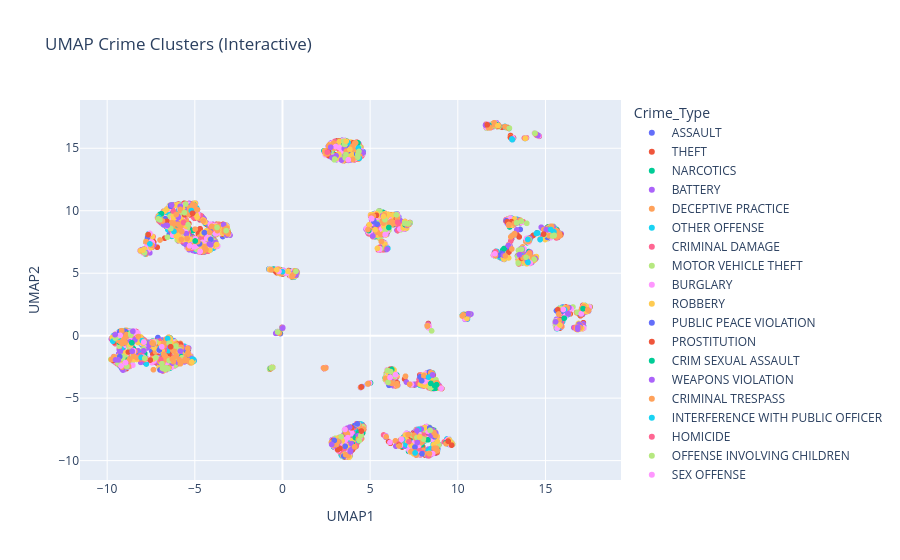

Source (notebook cell):
### Code cell
import plotly.express as px
import pandas as pd

# Create dataframe for plotting
plot_df = pd.DataFrame({
    'UMAP1': X_umap[:, 0],
    'UMAP2': X_umap[:, 1],
    'Crime_Type': lable_data_sample['Primary Type'],
    'Severity': X_scaled_df_sample['Crime_Severity_Score']
})

fig = px.scatter(
    plot_df,
    x='UMAP1',
    y='UMAP2',
    color='Crime_Type',   # or Severity
    title='UMAP Crime Clusters (Interactive)',
)

fig.show()

### Figure 1 — Plotly figure (JSON) as saved in the notebook; plotly's stock layout.template omitted (floating-point values rounded to 4 significant figures; data arrays with more than 128 entries replaced by an {"elided": "..."} marker saying what was removed)
{"data": [{"hovertemplate": "Crime_Type=ASSAULT<br>UMAP1=%{x}<br>UMAP2=%{y}<extra></extra>", "legendgroup": "ASSAULT", "marker": {"color": "#636efa", "symbol": "circle"}, "mode": "markers", "name": "ASSAULT", "showlegend": true, "type": "scattergl", "x": {"elided": "591 float values"}, "xaxis": "x", "y": {"elided": "591 float values"}, "yaxis": "y"}, {"hovertemplate": "Crime_Type=THEFT<br>UMAP1=%{x}<br>UMAP2=%{y}<extra></extra>", "legendgroup": "THEFT", "marker": {"color": "#EF553B", "symbol": "circle"}, "mode": "markers", "name": "THEFT", "showlegend": true, "type": "scattergl", "x": {"elided": "2105 float values"}, "xaxis": "x", "y": {"elided": "2105 float values"}, "yaxis": "y"}, {"hovertemplate": "Crime_Type=NARCOTICS<br>UMAP1=%{x}<br>UMAP2=%{y}<extra></extra>", "legendgroup": "NARCOTICS", "marker": {"color": "#00cc96", "symbol": "circle"}, "mode": "markers", "name": "NARCOTICS", "showlegend": true, "type": "scattergl", "x": {"elided": "973 float values"}, "xaxis": "x", "y": {"elided": "973 float values"}, "yaxis": "y"}, {"hovertemplate": "Crime_Type=BATTERY<br>UMAP1=%{x}<br>UMAP2=%{y}<extra></extra>", "legendgroup": "BATTERY", "marker": {"color": "#ab63fa", "symbol": "circle"}, "mode": "markers", "name": "BATTERY", "showlegend": true, "type": "scattergl", "x": {"elided": "1745 float values"}, "xaxis": "x", "y": {"elided": "1745 float values"}, "yaxis": "y"}, {"hovertemplate": "Crime_Type=DECEPTIVE PRACTICE<br>UMAP1=%{x}<br>UMAP2=%{y}<extra></extra>", "legendgroup": "DECEPTIVE PRACTICE", "marker": {"color": "#FFA15A", "symbol": "circle"}, "mode": "markers", "name": "DECEPTIVE PRACTICE", "showlegend": true, "type": "scattergl", "x": {"elided": "420 float values"}, "xaxis": "x", "y": {"elided": "420 float values"}, "yaxis": "y"}, {"hovertemplate": "Crime_Type=OTHER OFFENSE<br>UMAP1=%{x}<br>UMAP2=%{y}<extra></extra>", "legendgroup": "OTHER OFFENSE", "marker": {"color": "#19d3f3", "symbol": "circle"}, "mode": "markers", "name": "OTHER OFFENSE", "showlegend": true, "type": "scattergl", "x": {"elided": "636 float values"}, "xaxis": "x", "y": {"elided": "636 float values"}, "yaxis": "y"}, {"hovertemplate": "Crime_Type=CRIMINAL DAMAGE<br>UMAP1=%{x}<br>UMAP2=%{y}<extra></extra>", "legendgroup": "CRIMINAL DAMAGE", "marker": {"color": "#FF6692", "symbol": "circle"}, "mode": "markers", "name": "CRIMINAL DAMAGE", "showlegend": true, "type": "scattergl", "x": {"elided": "1150 float values"}, "xaxis": "x", "y": {"elided": "1150 float values"}, "yaxis": "y"}, {"hovertemplate": "Crime_Type=MOTOR VEHICLE THEFT<br>UMAP1=%{x}<br>UMAP2=%{y}<extra></extra>", "legendgroup": "MOTOR VEHICLE THEFT", "marker": {"color": "#B6E880", "symbol": "circle"}, "mode": "markers", "name": "MOTOR VEHICLE THEFT", "showlegend": true, "type": "scattergl", "x": {"elided": "464 float values"}, "xaxis": "x", "y": {"elided": "464 float values"}, "yaxis": "y"}, {"hovertemplate": "Crime_Type=BURGLARY<br>UMAP1=%{x}<br>UMAP2=%{y}<extra></extra>", "legendgroup": "BURGLARY", "marker": {"color": "#FF97FF", "symbol": "circle"}, "mode": "markers", "name": "BURGLARY", "showlegend": true, "type": "scattergl", "x": {"elided": "603 float values"}, "xaxis": "x", "y": {"elided": "603 float values"}, "yaxis": "y"}, {"hovertemplate": "Crime_Type=ROBBERY<br>UMAP1=%{x}<br>UMAP2=%{y}<extra></extra>", "legendgroup": "ROBBERY", "marker": {"color": "#FECB52", "symbol": "circle"}, "mode": "markers", "name": "ROBBERY", "showlegend": true, "type": "scattergl", "x": {"elided": "407 float values"}, "xaxis": "x", "y": {"elided": "407 float values"}, "yaxis": "y"}, {"hovertemplate": "Crime_Type=PUBLIC PEACE VIOLATION<br>UMAP1=%{x}<br>UMAP2=%{y}<extra></extra>", "legendgroup": "PUBLIC PEACE VIOLATION", "marker": {"color": "#636efa", "symbol": "circle"}, "mode": "markers", "name": "PUBLIC PEACE VIOLATION", "showlegend": true, "type": "scattergl", "x": [-4.456, -9.144, 8.673, -3.958, 4.105, 4.236, -6.378, -8.876, -4.086, -5.256, 3.968, -7.694, -8.739, -6.368, 4.208, 17.02, -9.364, -5.498, 5.918, -8.59, 8.4, -5.533, 14.39, 7.626, 13.9, 7.547, 2.602, 6.121, 6.077, 3.496, -0.1923, 15.63, 6.187, 8.386, -6.893, 12.88, -0.2797, 3.577, -0.2036, 12.77, 15.11, 5.945, -5.988, 15.82, 5.4, 4.311, -5.392, 3.637, -8.636, -5.463, -0.2222, -6.984, 0.6662, -9.14, -7.842, -8.964, 15.99, 12.54, 3.711, -7.025, 7.956, 2.64, -5.319, 3.75, -9.284, 12.33, -6.691, 3.16, 7.557, -5.145, 5.214, -7.381, -4.733, 3.628, 5.751, 16.97, 3.825, -9.192, 5.187, 7.843], "xaxis": "x", "y": [8.248, 0.3276, -8.089, 8.63, -7.201, 14.54, 10.36, -1.977, 7.701, 9.802, 15.13, 7.873, -1.907, 10.44, -8.02, 1.74, -0.2231, -1.19, 6.943, -0.5858, -7.382, -1.976, 6.11, -8.145, 6.261, -9.356, 14.75, -3.481, -3.973, -9.634, 0.2371, 1.998, -3.205, -2.925, -1.898, 6.828, 5.192, -8.86, 0.2694, 9.202, 7.867, 6.998, 8.835, 1.167, 8.927, 14.27, 10.33, -7.821, 0.1754, -1.912, 5.238, -2.742, 5.047, 0.03017, -0.528, 0.3332, 1.943, 6.617, -9.576, -1.147, -9.452, 14.72, 10.09, 14.8, 0.2914, 6.44, 9.354, -8.471, -8.914, 10.23, 9.128, -0.6655, 7.344, -7.678, 9.581, 0.7849, 15.02, -2.55, 9.503, -3.303], "yaxis": "y"}, {"hovertemplate": "Crime_Type=PROSTITUTION<br>UMAP1=%{x}<br>UMAP2=%{y}<extra></extra>", "legendgroup": "PROSTITUTION", "marker": {"color": "#EF553B", "symbol": "circle"}, "mode": "markers", "name": "PROSTITUTION", "showlegend": true, "type": "scattergl", "x": [0.7522, 0.8001, 10.34, -6.316, 13.63, 4.302, 6.657, -6.814, -5.229, -6.631, -9.59, 2.606, -7.543, -8.787, 5.359, -6.588, -9.309, 0.7238, -9.64, 6.144, 15.86, 15.71, -3.096, -6.825, 13.06, 6.534, -6.9, 12.3, 12.85, 3.939, 0.59, -5.988, 3.598, -5.582, 4.493, 12.92, 8.411, 3.152, -6.483, 3.863, 4.275, 3.995, -6.665, 2.615, 15.84, -5.383, -8.734, 9.649, 13.07, 7.691, 2.878, 7.55, -8.913, -9.589, -6.601, 4.036, -0.3836, 6.497, 8.817, 3.273, 12.82, -6.52, 13.01, 8.726, -5.841], "xaxis": "x", "y": [4.859, 5.126, 1.677, 8.757, 6.184, 14.67, -8.753, -1.785, 9.737, -1.622, -1.95, 14.78, -1.953, -1.304, 9.633, 9.152, -1.767, 4.997, -1.988, -2.685, 8.092, 2.07, 8.245, -2.057, 9.13, -3.779, -2.167, 16.77, 16.66, -7.375, 4.806, -0.6709, -7.869, 9.681, -4.107, 6.697, -3.14, -9.136, -1.656, -9.28, -7.104, -9.12, -0.3694, 14.45, 8.119, -1.457, -0.5174, -8.763, 7.934, -8.384, -8.383, -7.823, 0.09123, -0.5094, -0.4087, 15.45, 5.135, 9.352, -9.247, -9.016, 9.124, -0.5763, 15.86, -9.373, -0.6727], "yaxis": "y"}, {"hovertemplate": "Crime_Type=CRIM SEXUAL ASSAULT<br>UMAP1=%{x}<br>UMAP2=%{y}<extra></extra>", "legendgroup": "CRIM SEXUAL ASSAULT", "marker": {"color": "#00cc96", "symbol": "circle"}, "mode": "markers", "name": "CRIM SEXUAL ASSAULT", "showlegend": true, "type": "scattergl", "x": [5.937, 4.33, 15.18, 15.65, -5.013, -9.321, 8.597, 8.731, -8.836, -5.312, -6.182, 4.307, -6.903, 6.232, 8.297, 4.154, 8.628, 13.67, -0.1619, 3.527, 6.993, 13.38, -8.747, 10.34, 12.64, -9.303, 16.92, 3.985, 9.334, 11.79, -9.395, 12.21, 3.937, -0.678], "xaxis": "x", "y": [6.924, -7.765, 8.515, 0.6211, 10.44, -0.4116, -7.585, -4.203, -1.954, 7.124, 8.752, 15.43, 9.758, -2.715, -8.338, -8.158, -4.221, 6.898, 0.2131, 15.38, 8.889, 9.058, 0.1914, 1.682, 6.977, -0.526, 0.9028, -8.671, -8.562, 16.84, -1.821, 16.91, 15.04, -2.614], "yaxis": "y"}, {"hovertemplate": "Crime_Type=WEAPONS VIOLATION<br>UMAP1=%{x}<br>UMAP2=%{y}<extra></extra>", "legendgroup": "WEAPONS VIOLATION", "marker": {"color": "#ab63fa", "symbol": "circle"}, "mode": "markers", "name": "WEAPONS VIOLATION", "showlegend": true, "type": "scattergl", "x": [3.648, 8.487, -4.172, 2.974, -9.583, 3.684, -5.18, 7.117, -8.809, 3.895, -6.285, 13.65, -5.941, -8.822, 8.799, 3.583, 4.449, 8.28, 4.302, -8.907, -9.105, 3.187, 15.1, -3.723, 0.00929, -5.246, 4.32, 16.34, 8.561, 6.054, 3.826, -6.679, -6.615, 13.53, -6.008, 3.922, -3.815, -6.3, 4.558, -6.274, 8.741, 6.161, 15.44, -5.176, 3.171, -8.839, 13.97, -9.377, 12.88, 3.522, 3.926, 14.35, 8.677, -5.499, 5.716, 3.202, 13.26, -6.214, 13.09, -8.709, 2.829, 16.92, 8.587, -5.482, -7.457, 14.49, 0.7073, 12.61, -9.274, -7.608, -7.02, 2.983, -9.179, 8.063, -7.785, -4.093, 7.627, 5.077, 8.73, 0.8082, -3.352, 0.7693, -8.844, 3.129, 11.72, -7.603, 16.29, -5.611, 2.633, -6.322, 15.4, 6.151, 10.6, -6.869, 7.913, 4.571, 13.66, -7.917, 16.96, 14.57, -7.028, 5.08, -6.769, -5.449, -0.3847, 3.372, 11.58, -6.503, 7.192, 13.09, -3.174, -5.025, 7.624, 3.058, -3.818, -9.049, -5.962, -5.833, -8.414, 3.004, 3.635, 14.41, 4.543, 15.05, 4.292], "xaxis": "x", "y": [-7.843, -7.991, 7.333, -8.819, -1.804, -7.83, -1.808, 8.824, -2.475, -9.145, 8.624, 6.964, 9.471, -2.301, -3.883, 14.44, 14.73, -9.588, -7.078, -0.03782, -2.751, -8.499, 8.477, 8.66, 0.6134, 7.225, -8.013, 2.249, -7.618, -3.764, -7.333, -2.623, -0.6206, 9.245, 9.037, -8.644, 7.454, -2.205, 14.61, 8.811, -7.778, 9.098, 8.719, 10.47, -8.535, -2.344, 5.969, -0.04615, 7.211, 14.98, 15.05, 6.14, -9.066, 7.276, 9.602, -8.496, 8.957, 8.491, 15.72, -0.4982, 14.26, 0.8986, -7.594, 8.153, 7.241, 16.09, 4.848, 6.433, -1.277, -0.6985, -2.145, 14.19, 0.04686, -3.431, 6.642, 7.281, -7.98, 8.278, -7.982, 5.072, 8.874, 4.885, -2.159, -8.68, 16.83, 8.118, 1.736, -0.9628, 15.19, 10.45, 8.672, -3.522, 1.747, -2.79, -7.473, 14.65, 6.886, -1.212, 0.6977, 16.04, 9.268, 8.301, 8.866, 9.94, 0.1865, 14.06, 16.84, -0.8, 8.939, 15.75, 8.05, 9.994, -9.526, 14.4, 7.397, -0.6023, -2.143, 10.36, -0.3378, 15.22, -7.698, 6.18, 14.67, 8.482, -7.064], "yaxis": "y"}, {"hovertemplate": "Crime_Type=CRIMINAL TRESPASS<br>UMAP1=%{x}<br>UMAP2=%{y}<extra></extra>", "legendgroup": "CRIMINAL TRESPASS", "marker": {"color": "#FFA15A", "symbol": "circle"}, "mode": "markers", "name": "CRIMINAL TRESPASS", "showlegend": true, "type": "scattergl", "x": {"elided": "281 float values"}, "xaxis": "x", "y": {"elided": "281 float values"}, "yaxis": "y"}, {"hovertemplate": "Crime_Type=INTERFERENCE WITH PUBLIC OFFICER<br>UMAP1=%{x}<br>UMAP2=%{y}<extra></extra>", "legendgroup": "INTERFERENCE WITH PUBLIC OFFICER", "marker": {"color": "#19d3f3", "symbol": "circle"}, "mode": "markers", "name": "INTERFERENCE WITH PUBLIC OFFICER", "showlegend": true, "type": "scattergl", "x": [-7.993, 13.11, 16.09, -6.194, 4.38, 8.335, -9.677, -8.062, -5.128, 15.3, -5.198, -7.049, 6.847, 4.326, 13.08, 8.542, 6.01, 14.7, -9.356, -7.883, 7.767, 3.741, 13.99, 7.564, -7.563, -6.554, 15.48, -0.0006456, 15.66, -6.583], "xaxis": "x", "y": [-0.3926, 15.69, 2.085, 8.342, 14.2, -3.318, -0.4407, -1.745, -1.882, 8.497, 10.01, 9.464, -8.314, 15.02, 15.74, -3.147, 6.984, 7.691, -0.122, 6.674, -7.497, 15.45, 7.703, -9.384, 7.343, -0.228, 8.312, 5.118, 0.5608, -2.597], "yaxis": "y"}, {"hovertemplate": "Crime_Type=HOMICIDE<br>UMAP1=%{x}<br>UMAP2=%{y}<extra></extra>", "legendgroup": "HOMICIDE", "marker": {"color": "#FF6692", "symbol": "circle"}, "mode": "markers", "name": "HOMICIDE", "showlegend": true, "type": "scattergl", "x": [7.212, -8.92, 8.003, 2.558, -6.949, 12.17, 8.341, 6.569, -5.64], "xaxis": "x", "y": [-8.481, -2.21, -8.095, 14.7, -1.914, 6.716, -9.623, 9.075, 9.054], "yaxis": "y"}, {"hovertemplate": "Crime_Type=OFFENSE INVOLVING CHILDREN<br>UMAP1=%{x}<br>UMAP2=%{y}<extra></extra>", "legendgroup": "OFFENSE INVOLVING CHILDREN", "marker": {"color": "#B6E880", "symbol": "circle"}, "mode": "markers", "name": "OFFENSE INVOLVING CHILDREN", "showlegend": true, "type": "scattergl", "x": [-9.416, 4.304, -5.595, -5.863, 13.89, -6.468, 15.49, -5.384, 7.172, 14.35, 14.4, 8.422, -7.857, -7.088, -3.733, 8.417, -3.213, 4.295, 3.553, 15.41, 5.99, -6.463, 4.308, -7.902, -9.104, -6.642, 15.5, -6.874, -0.2759, 13.45, 5.855, -6.536, 15.58, 2.978, 6.5, 5.844, -6.679, 13.36, 13.63, 3.577, 14.94, -8.748, 4.466, -8.881, -6.992, 4.271, 3.62, 16.82, -9.386, -6.369, -6.846, -7.877, 8.039, -6.084, 4.363, 13.64, 0.7711, -7.883, 15.56, -5.523, 8.507, -9.11, -8.651, 12.94, 8.502, -9.535, 6.018, -0.6359, 4.384, 6.169, 6.378, 7.841, 3.352, 7.667, -7.221, 6.972, 3.5, -8.656], "xaxis": "x", "y": [-0.07713, 14.29, 9.849, -1.12, 6.273, -0.5971, 8.003, 8.89, 8.965, 6.117, 16.21, -7.575, -1.809, 9.347, 8.66, -4.162, 8.41, 14.5, 15.31, 7.976, -2.774, -1.986, -7.077, -0.4663, -1.843, -2.573, 8.032, -2.239, 0.2949, 5.818, 8.452, -2.643, 0.9723, 14.14, 9.672, 9.277, -2.689, 9.032, 9.166, 14.23, 8.05, -0.8862, -7.996, -2.458, 9.27, -7.107, 14.49, 1.87, -2.217, 8.58, -2.605, 6.642, -8.277, -0.8271, 14.75, 6.924, 5.148, -0.5385, 1.138, 10.54, 0.3862, -1.652, 0.04191, 16.62, -4.123, -0.2004, -3.737, -2.572, -8.39, -2.871, -3.254, -8.11, -8.076, -8.16, -1.753, 8.993, 15.57, 0.1902], "yaxis": "y"}, {"hovertemplate": "Crime_Type=SEX OFFENSE<br>UMAP1=%{x}<br>UMAP2=%{y}<extra></extra>", "legendgroup": "SEX OFFENSE", "marker": {"color": "#FF97FF", "symbol": "circle"}, "mode": "markers", "name": "SEX OFFENSE", "showlegend": true, "type": "scattergl", "x": [3.562, -8.953, -7.56, 6.791, 15.66, 16.02, -3.696, 4.273, 12.12, 8.57, 3.73, -7.913, -6.883, -0.2008, 9.046, -9.209, 17.04, -8.464, 8.1, -9.264, 6.136, 5.004, 3.754, 5.096, 5.071, 3.035, -8.667, -4.698, 6.449, 5.857, 15.83, -5.016, 16.14, -5.299, 14.13], "xaxis": "x", "y": [-7.505, -2.159, 8.18, -8.291, 0.5937, 2.092, 7.173, -7.086, 6.554, -9.448, -8.163, -0.5117, -0.888, 5.144, -4.217, -2.426, 1.76, 0.3738, -3.683, 0.02878, -3.345, 8.273, 14.08, 9.359, 9.387, 15.14, -0.7744, 6.745, -3.127, 8.099, 0.8458, 7.114, 1.588, 7.199, 5.818], "yaxis": "y"}, {"hovertemplate": "Crime_Type=LIQUOR LAW VIOLATION<br>UMAP1=%{x}<br>UMAP2=%{y}<extra></extra>", "legendgroup": "LIQUOR LAW VIOLATION", "marker": {"color": "#FECB52", "symbol": "circle"}, "mode": "markers", "name": "LIQUOR LAW VIOLATION", "showlegend": true, "type": "scattergl", "x": [-5.173, -7.965, 12.3, 12.29, 5.755, -3.758, 5.29, 7.819, -8.676, 13.85, 3.636, 3.844, 15.83, -0.331, -9.386], "xaxis": "x", "y": [-2.102, 6.845, 16.82, 16.81, 9.546, 7.295, 8.479, -8.091, -0.7313, 15.79, 15.57, 14.91, 0.8552, 5.276, -1.859], "yaxis": "y"}, {"hovertemplate": "Crime_Type=KIDNAPPING<br>UMAP1=%{x}<br>UMAP2=%{y}<extra></extra>", "legendgroup": "KIDNAPPING", "marker": {"color": "#636efa", "symbol": "circle"}, "mode": "markers", "name": "KIDNAPPING", "showlegend": true, "type": "scattergl", "x": [2.956, 7.94, -9.284, 4.274], "xaxis": "x", "y": [-8.384, -3.603, -1.68, -7.069], "yaxis": "y"}, {"hovertemplate": "Crime_Type=STALKING<br>UMAP1=%{x}<br>UMAP2=%{y}<extra></extra>", "legendgroup": "STALKING", "marker": {"color": "#EF553B", "symbol": "circle"}, "mode": "markers", "name": "STALKING", "showlegend": true, "type": "scattergl", "x": [11.68, 4.496, -6.381, 9.449, -7.659, 14.9, -5.132], "xaxis": "x", "y": [16.88, -7.633, -0.8823, -8.437, 8.087, 8.127, 9.793], "yaxis": "y"}, {"hovertemplate": "Crime_Type=INTIMIDATION<br>UMAP1=%{x}<br>UMAP2=%{y}<extra></extra>", "legendgroup": "INTIMIDATION", "marker": {"color": "#00cc96", "symbol": "circle"}, "mode": "markers", "name": "INTIMIDATION", "showlegend": true, "type": "scattergl", "x": [8.685, 16.07, 8.46, -8.596, 6.067, 4.917, -4.981, 8.789, 17.15], "xaxis": "x", "y": [-4.018, 1.398, -3.823, -0.5704, 8.658, 8.419, 7.58, -3.925, 2.163], "yaxis": "y"}, {"hovertemplate": "Crime_Type=GAMBLING<br>UMAP1=%{x}<br>UMAP2=%{y}<extra></extra>", "legendgroup": "GAMBLING", "marker": {"color": "#ab63fa", "symbol": "circle"}, "mode": "markers", "name": "GAMBLING", "showlegend": true, "type": "scattergl", "x": [16.84, -5.826, 7.67, -9.362, -9.55, 3.863, -6.572, 16.28, 2.747, -9.523, 2.804, 5.158, 7.693, -8.573, 5.969, -8.535, 16.84, 15.58, 8.573, 13.52], "xaxis": "x", "y": [0.5221, -1.239, -7.598, -1.942, 0.07812, -9.283, 8.822, 1.761, 15.08, -1.942, -8.709, 7.977, -8.557, -1.25, 6.928, 0.3474, 0.6683, 1.105, -3.142, 6.481], "yaxis": "y"}, {"hovertemplate": "Crime_Type=ARSON<br>UMAP1=%{x}<br>UMAP2=%{y}<extra></extra>", "legendgroup": "ARSON", "marker": {"color": "#FFA15A", "symbol": "circle"}, "mode": "markers", "name": "ARSON", "showlegend": true, "type": "scattergl", "x": [13.16, 8.38, 17.41, -6.283, 4.877], "xaxis": "x", "y": [8.052, -9.444, 2.073, -1.887, 8.495], "yaxis": "y"}, {"hovertemplate": "Crime_Type=OTHER NARCOTIC VIOLATION<br>UMAP1=%{x}<br>UMAP2=%{y}<extra></extra>", "legendgroup": "OTHER NARCOTIC VIOLATION", "marker": {"color": "#19d3f3", "symbol": "circle"}, "mode": "markers", "name": "OTHER NARCOTIC VIOLATION", "showlegend": true, "type": "scattergl", "x": [14.0], "xaxis": "x", "y": [5.865], "yaxis": "y"}], "layout": {"legend": {"title": {"text": "Crime_Type"}, "tracegroupgap": 0}, "title": {"text": "UMAP Crime Clusters (Interactive)"}, "xaxis": {"anchor": "y", "domain": [0, 1], "title": {"text": "UMAP1"}}, "yaxis": {"anchor": "x", "domain": [0, 1], "title": {"text": "UMAP2"}}}}
